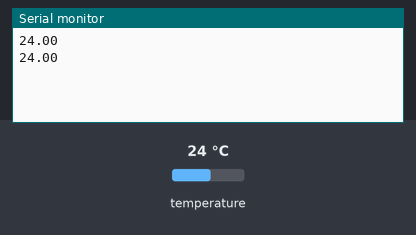
The sketch below on a simulated Arduino Uno, built with avr-gcc and run on an emulated ATmega328P. Parts: the last lines printed to the serial monitor. The test bench sets the inputs (shaded band); at power-on: temperature 24 °C.

Above: at 2.6 s.
2.7 s: temperature set to 12 °C
At 3.7 s:
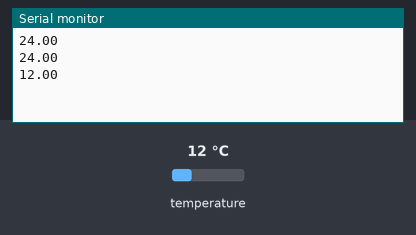
4.2 s: temperature set to 19 °C
At 5.7 s:
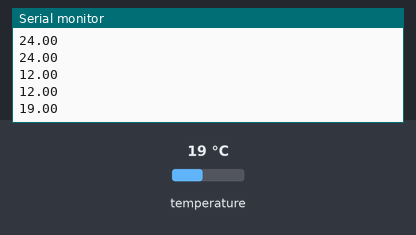
Timing chart, 0 to 7.2 s (numbered marks = the images above; inputs shaded):
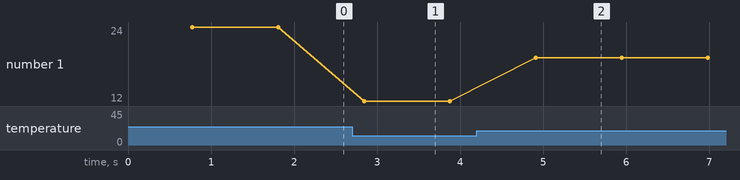

The sketch:

arduinoSketch.ino
```cpp
#include "OneWire.h"

int inputPin = 2;
int pirState = LOW;
int val = 0;

OneWire  ds(3);  // on pin 3
void setup(void) {
  pinMode(inputPin, INPUT);
  Serial.begin(9600);
}

void loop(void) {
  byte i;
  byte present = 0;
  byte type_s;
  byte data[12];
  byte addr[8];
  float celsius, fahrenheit;

  if ( !ds.search(addr)) {
    ds.reset_search();
    delay(250);
    return;
  }

  if (OneWire::crc8(addr, 7) != addr[7]) {
      return;
  }

  // the first ROM byte indicates which chip
  switch (addr[0]) {
    case 0x10:
      type_s = 1;
      break;
    case 0x28:
      type_s = 0;
      break;
    case 0x22:
      type_s = 0;
      break;
    default:
      return;
  }

  ds.reset();
  ds.select(addr);
  ds.write(0x44, 1);        // start conversion, with parasite power on at the end

  delay(750);

  present = ds.reset();
  ds.select(addr);
  ds.write(0xBE);         // Read Scratchpad

  for ( i = 0; i < 9; i++) {           // we need 9 bytes
    data[i] = ds.read();
  }

  // Convert the data to actual temperature
  // because the result is a 16 bit signed integer, it should
  // be stored to an "int16_t" type, which is always 16 bits
  // even when compiled on a 32 bit processor.
  int16_t raw = (data[1] << 8) | data[0];
  if (type_s) {
    raw = raw << 3; // 9 bit resolution default
    if (data[7] == 0x10) {
      // "count remain" gives full 12 bit resolution
      raw = (raw & 0xFFF0) + 12 - data[6];
    }
  } else {
    byte cfg = (data[4] & 0x60);
    // at lower res, the low bits are undefined, so let's zero them
    if (cfg == 0x00) raw = raw & ~7;  // 9 bit resolution, 93.75 ms
    else if (cfg == 0x20) raw = raw & ~3; // 10 bit res, 187.5 ms
    else if (cfg == 0x40) raw = raw & ~1; // 11 bit res, 375 ms
  }
  celsius = (float)raw / 16.0;

  Serial.println(celsius);
}
```

Measured:
- after the input at 2.7 s, the serial monitor: prints a new line after 0.14 s (image 1)
- after the input at 4.2 s, the serial monitor: prints a new line after 0.71 s (image 2)
- plotted number 1: 24 → 12 after the input at 2.7 s, 12 → 19 after the input at 4.2 s
